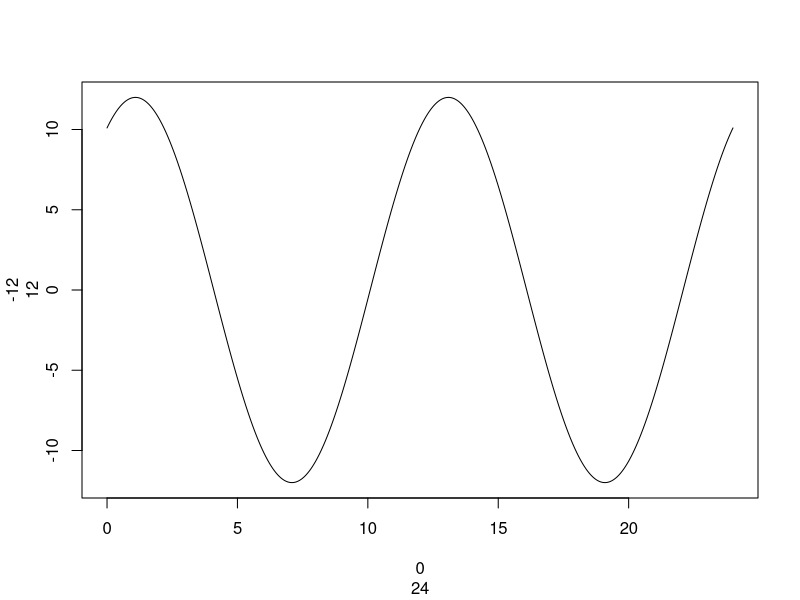

Here is the R script that generated this plot:
x<-seq(0,24,0.0001)

hours<-11
minutes<-26
AMPM<-'AM'
time<-ifelse(AMPM=='PM', (hours*60)+(12*60)+minutes, (hours*60)+minutes)

amp<-12
per<-(2*pi)/12 #[2pi/12 = b] - wave repeats b times in 2pi units along the x
freq<-1

y<-amp*sin(per*x+freq)
plot(x,y,type='l', xlab=c(0,24), ylab=c(-12,12))
# abline(h=0, v=0, lty=2)
# amp*sin(1*x+1)[1]
# 24/(2*pi)
# (2*pi)/12

options("scipen"=100)
which(y==min(y))
length(y)
